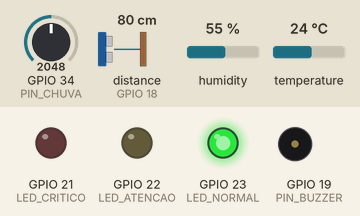
Recording of a program running on a simulated ESP32. Shown: output pins drawn as LEDs (lit = HIGH), buzzer (waves = sounding). Wiring (from diagram.json): ultrasonic range finder: trigger GPIO 5; echo GPIO 18. The inputs (shaded band) are chosen by the test bench; at power-on: GPIO 34 (PIN_CHUVA) = 2048, distance to the obstacle (sensor on GPIO 18) 80 cm, humidity 55 %, temperature 24 °C. The echo pulse lasts 58.3 µs per cm; pins used as bus, display or sensor lines are not drawn; what the program prints to the serial monitor is not drawn.

Above: at 1.0 s.
At 2.17 s:
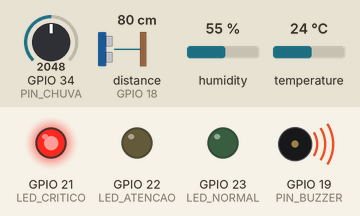
Timing chart, 0 to 3.0 s (numbered marks = the images above):
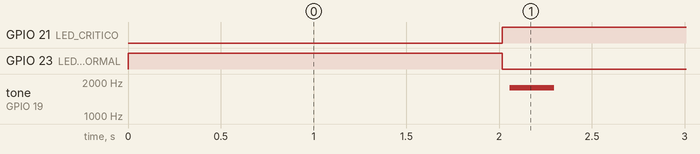

Measured:
- by itself, GPIO 21 (LED_CRITICO): LOW → HIGH at 2.0 s
- by itself, GPIO 23 (LED_NORMAL): HIGH → LOW at 2.0 s
- by itself, tone on GPIO 19 (PIN_BUZZER): alternates 1779 Hz for 0.24 s and silent for 1.8 s

The program:

main.cpp
```cpp
/* AVIVA | Simulação do monitor de enchentes no ESP32.
   Combina nível da água e chuva simulada para exibir alertas experimentais locais. */
#include <Arduino.h>
#include <DHTesp.h>
#include <math.h>

constexpr int PIN_TRIG = 5;
constexpr int PIN_ECHO = 18;
constexpr int PIN_CHUVA = 34;
constexpr int PIN_DHT = 4;
constexpr int LED_NORMAL = 23;
constexpr int LED_ATENCAO = 22;
constexpr int LED_CRITICO = 21;
constexpr int PIN_BUZZER = 19;

constexpr float ALTURA_REFERENCIA_CM = 300.0f;
constexpr unsigned long INTERVALO_MS = 2000UL;
constexpr unsigned long TIMEOUT_ECHO_US = 30000UL;

unsigned long ultimaLeitura = 0;
DHTesp sensorAmbiente;

enum Nivel { NORMAL = 0, ATENCAO = 1, CRITICO = 2 };
const char* rotuloNivel(Nivel n) {
  switch (n) {
    case NORMAL: return "NORMAL";
    case ATENCAO: return "ATENCAO";
    default: return "CRITICO";
  }
}
Nivel classificarEvento(float nivelAguaCm, float chuvaMmH) {


  bool aguaCritica = nivelAguaCm >= 200.0f;
  bool chuvaCritica = chuvaMmH >= 50.0f;
  if (aguaCritica || chuvaCritica) return CRITICO;
  bool aguaAtencao = nivelAguaCm >= 120.0f;
  bool chuvaAtencao = chuvaMmH >= 25.0f;
  if (aguaAtencao && chuvaAtencao) return CRITICO;
  if (aguaAtencao || chuvaAtencao) return ATENCAO;
  return NORMAL;
}

bool lerNivelAgua(float &nivelAguaCm) {
  digitalWrite(PIN_TRIG, LOW);
  delayMicroseconds(2);
  digitalWrite(PIN_TRIG, HIGH);
  delayMicroseconds(10);
  digitalWrite(PIN_TRIG, LOW);

  unsigned long duracaoUs = pulseIn(PIN_ECHO, HIGH, TIMEOUT_ECHO_US);
  if (duracaoUs == 0) {
    Serial.println("DIAGNOSTICO;HC-SR04;SEM_ECHO;VERIFICAR_FIO_AZUL_ECHO_GPIO18");
    return false;
  }

  float distanciaCm = duracaoUs / 58.0f;
  if (distanciaCm < 2.0f || distanciaCm > 400.0f) return false;
  nivelAguaCm = constrain(ALTURA_REFERENCIA_CM - distanciaCm, 0.0f,
                         ALTURA_REFERENCIA_CM);
  return true;
}

float lerChuvaSimulada() {
  int leituraAdc = analogRead(PIN_CHUVA);
  leituraAdc = constrain(leituraAdc, 0, 4095);
  return 200.0f * leituraAdc / 4095.0f;
}


void avisoSonoro(uint16_t frequenciaHz, uint16_t duracaoMs) {
  if (frequenciaHz == 0) return;
  const uint32_t meioPeriodoUs = 500000UL / frequenciaHz;
  const uint32_t ciclos = (uint32_t)frequenciaHz * duracaoMs / 1000UL;
  for (uint32_t i = 0; i < ciclos; i++) {
    digitalWrite(PIN_BUZZER, HIGH);
    delayMicroseconds(meioPeriodoUs);
    digitalWrite(PIN_BUZZER, LOW);
    delayMicroseconds(meioPeriodoUs);
  }
  digitalWrite(PIN_BUZZER, LOW);
}

void sinalizar(Nivel nivel) {
  digitalWrite(LED_NORMAL, nivel == NORMAL ? HIGH : LOW);
  digitalWrite(LED_ATENCAO, nivel == ATENCAO ? HIGH : LOW);
  digitalWrite(LED_CRITICO, nivel == CRITICO ? HIGH : LOW);
  if (nivel == CRITICO) {
    avisoSonoro(1800, 220);
  }
}

void setup() {
  Serial.begin(115200);
  pinMode(PIN_TRIG, OUTPUT);
  pinMode(PIN_ECHO, INPUT);
  pinMode(PIN_CHUVA, INPUT);
  sensorAmbiente.setup(PIN_DHT, DHTesp::DHT22);
  pinMode(LED_NORMAL, OUTPUT);
  pinMode(LED_ATENCAO, OUTPUT);
  pinMode(LED_CRITICO, OUTPUT);
  pinMode(PIN_BUZZER, OUTPUT);
  digitalWrite(PIN_BUZZER, LOW);
  digitalWrite(PIN_TRIG, LOW);
  sinalizar(NORMAL);
  Serial.println("AVIVA | TESTE DE LABORATORIO - NUNCA UTILIZE PARA ALERTA REAL");
  Serial.println("origem;tempo_s;nivel_agua_cm;chuva_mm_h;umidade_pct;classificacao;qualidade");
}

void loop() {
  unsigned long agora = millis();
  if (agora - ultimaLeitura < INTERVALO_MS) return;
  ultimaLeitura = agora;

  float nivelAguaCm = 0.0f;
  bool leituraValida = lerNivelAgua(nivelAguaCm);
  float chuvaMmH = lerChuvaSimulada();
  TempAndHumidity ambiente = sensorAmbiente.getTempAndHumidity();
  bool ambienteValido = !isnan(ambiente.humidity) &&
                        ambiente.humidity >= 0.0f && ambiente.humidity <= 100.0f;


  if (!leituraValida) {
    digitalWrite(LED_NORMAL, LOW);
    digitalWrite(LED_ATENCAO, LOW);
    digitalWrite(LED_CRITICO, HIGH);
    avisoSonoro(1000, 160);
    Serial.printf("AVIVA_IOT;%lu;NA;%.1f;NA;INDETERMINADO;FALHA_SENSOR_NIVEL\n",
                  agora / 1000UL, chuvaMmH);
    return;
  }

  Nivel estado = classificarEvento(nivelAguaCm, chuvaMmH);
  sinalizar(estado);
  if (ambienteValido) {
    Serial.printf("AVIVA_IOT;%lu;%.1f;%.1f;%.1f;%s;SIMULADO\n", agora / 1000UL,
                  nivelAguaCm, chuvaMmH, ambiente.humidity, rotuloNivel(estado));
  } else {
    Serial.printf("AVIVA_IOT;%lu;%.1f;%.1f;NA;%s;SIMULADO_DHT22_INDISPONIVEL\n",
                  agora / 1000UL, nivelAguaCm, chuvaMmH, rotuloNivel(estado));
  }

}
```
